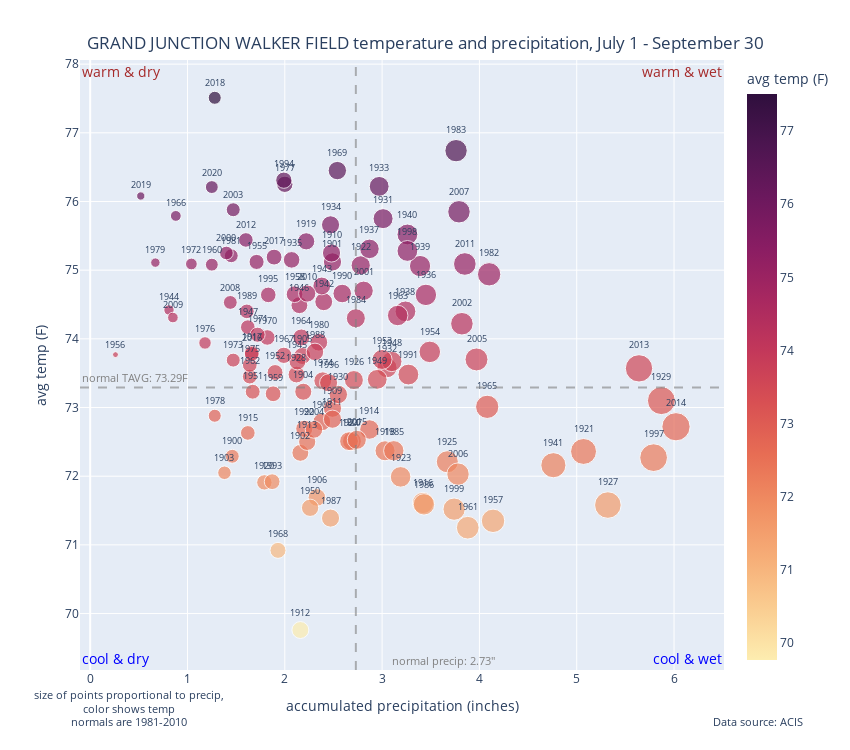

The cell this chart's notebook holds for it:
### Markdown cell above
Now loop over the stations, pull the data, and make the plots! You shouldn't need to change this code at all, unless you want to alter how the plots look, etc.

### Code cell
for stn_id in stn_ids:
    
    ## get data from ACIS
    print("end date: "+end_date.strftime('%Y-%m-%d'))   
    print("working on station "+stn_id)

    ## this will get the mean over a numdays-long period, one value per year ending on the specified month/day
    print("avg temp")

    try:
        payload = {
        "output": "json",
        "params": {"elems":[{"name":"avgt","interval":[1,0,0],"duration":numdays,
                             "reduce":"mean","maxmissing":maxmissing}],
                   "sid":stn_id,"sdate":start_date.strftime('%Y-%m-%d'),"edate":end_date.strftime('%Y-%m-%d')} 
        }


        r = requests.post(url, json=payload)
        data = r.json()

        stn_name = data['meta']['name']
        print("this station is: "+stn_name)

        data_pd = pd.DataFrame(data['data'], columns=['date','tavg'])
        data_pd['tavg'] = pd.to_numeric(data_pd['tavg'], errors='coerce')

        ## repeat for precip
        ## this will get the mean over a numdays-long period, one value per year ending on the specified month/day
        print("precip")
        payload = {
        "output": "json",
        "params": {"elems":[{"name":"pcpn","interval":[1,0,0],"duration":numdays,
                             "reduce":"sum","maxmissing":maxmissing}],
                   "sid":stn_id,"sdate":start_date.strftime('%Y-%m-%d'),"edate":end_date.strftime('%Y-%m-%d')} 
        }


        r = requests.post(url, json=payload)
        data = r.json()

        data_pd2 = pd.DataFrame(data['data'], columns=['date','prcp'])
        data_pd2['prcp'] = pd.to_numeric(data_pd2['prcp'], errors='coerce')

        ### also get the normals for this time period
        print("temp normal")
        payload = {
        "output": "json",
        "params": {"elems":[{"name":"avgt","interval":[1,0,0],"duration":numdays,
                             "reduce":"mean","maxmissing":maxmissing,"normal":"1"}],
                   "sid":stn_id,"date":end_date.strftime('%Y-%m-%d')} 
        }

        r = requests.post(url, json=payload)
        data = r.json()

        data_pd3 = pd.DataFrame(data['data'], columns=['date','tavg_normal'])
        data_pd3['tavg_normal'] = pd.to_numeric(data_pd3['tavg_normal'], errors='coerce')

        print("precip normal")
        payload = {
        "output": "json",
        "params": {"elems":[{"name":"pcpn","interval":[1,0,0],"duration":numdays,
                             "reduce":"sum","maxmissing":maxmissing,"normal":"1"}],
                   "sid":stn_id,"date":end_date.strftime('%Y-%m-%d')} 
        }

        r = requests.post(url, json=payload)
        data = r.json()

        data_pd4 = pd.DataFrame(data['data'], columns=['date','prcp_normal'])
        data_pd4['prcp_normal'] = pd.to_numeric(data_pd4['prcp_normal'], errors='coerce')

        ## and merge the data frames and set the index
        data = data_pd.merge(data_pd2, on='date').set_index(pd.to_datetime(data_pd['date']))

        ## make a year column for plotting
        data['year'] = data.index.year

        ## and make the plot with plotly
        fig = px.scatter(data.dropna(), x="prcp", y="tavg",
                    hover_data=['prcp','tavg','year'],
                    labels = {'tavg':'avg temp (F)','prcp':'accumulated precipitation (inches)'},
                    size='prcp', color='tavg',
                     color_continuous_scale=px.colors.sequential.matter,
                    text='year',
                    width=850,height=750)

        fig.update_traces(textposition='top center',textfont_size=9)

        # add lines for the normals
        fig.add_vline(data_pd4.prcp_normal[0], line_dash='dash',line_color='gray',opacity=0.6)
        fig.add_hline(data_pd3.tavg_normal[0], line_dash='dash',line_color='gray',opacity=0.6)

        fig.update_layout(
            title={
                'text': stn_name+' temperature and precipitation, '+first_day_text+' - '+last_day_text,
                'y':0.95,
                'x':0.5,
                'xanchor': 'center',
                'yanchor': 'top'},
                           showlegend=True,
                              annotations=[
                                  dict(x=1.125,y=-0.1,showarrow=False,
                                       text="Data source: ACIS",
                                       xref="paper",yref="paper",font={'size':10.5}),
                                  dict(x=-0.075,y=-0.1,showarrow=False,
                                       text="size of points proportional to precip,<br>color shows temp<br>normals are 1981-2010",
                                       xref="paper",yref="paper",font={'size':10.5}),
                                  dict(x=0,y=1,showarrow=False,
                                       text="warm & dry",
                                       xref="paper",yref="paper",font={'size':14, 'color':'brown'}),
                                  dict(x=1,y=0,showarrow=False,
                                       text="cool & wet",
                                       xref="paper",yref="paper",font={'size':14, 'color':'blue'}),
                                  dict(x=1,y=1,showarrow=False,
                                       text="warm & wet",
                                       xref="paper",yref="paper",font={'size':14, 'color':'brown'}),
                                  dict(x=0,y=0,showarrow=False,
                                       text="cool & dry",
                                       xref="paper",yref="paper",font={'size':14, 'color':'blue'}),
                                  dict(x=data_pd4.prcp_normal[0]+0.9,y=0,showarrow=False,
                                       text="normal precip: "+str(data_pd4.prcp_normal[0])+"\"",
                                       yref="paper",font={'size':11, 'color':'gray'}), 
                                  dict(x=0,y=data_pd3.tavg_normal[0]+0.15,showarrow=False,
                                       text="normal TAVG: "+str(data_pd3.tavg_normal[0])+"F",
                                       xref="paper",font={'size':11, 'color':'gray'}),   
                                          ])
        
        ## this code controls how the png gets written if you click the 'save' button
        ## in the interactive graph
        config = {
        'toImageButtonOptions': {
        'format': 'png', # one of png, svg, jpeg, webp
        'filename': "tavg_prcp_scatter_"+stn_id+"_"+first_day_abbrev+"_"+last_day_abbrev,
        'width': 850,
        'height': 750,
        'scale': 1 # Multiply title/legend/axis/canvas sizes by this factor
         }
         }

        fig.write_image("tavg_prcp_scatter_"+stn_id+"_"+first_day_abbrev+"_"+last_day_abbrev+".pdf", 
                        width=850, height=750, engine='kaleido')

        ## show interactive graph:
        fig.show(config=config)
        
    except:
        print("something went wrong for this station, going on to the next one")

### Figure 1 — Plotly figure (JSON) as saved in the notebook; plotly's stock layout.template omitted (floating-point values rounded to 4 significant figures; data arrays with more than 128 entries replaced by an {"elided": "..."} marker saying what was removed)
{"data": [{"customdata": {"elided": "121x3 float values"}, "hovertemplate": "accumulated precipitation (inches)=%{customdata[0]}<br>avg temp (F)=%{marker.color}<br>year=%{customdata[2]}<extra></extra>", "legendgroup": "", "marker": {"color": [72.29, 75.12, 72.34, 72.05, 73.23, 73.75, 71.69, 72.51, 72.79, 72.99, 75.25, 72.83, 69.76, 72.5, 72.68, 72.63, 71.61, 73.8, 72.37, 75.42, 71.91, 72.36, 75.07, 71.99, 72.51, 72.21, 73.4, 71.58, 73.48, 73.1, 73.19, 75.75, 73.58, 76.22, 75.66, 75.15, 74.64, 75.31, 74.4, 75.06, 75.52, 72.16, 74.54, 74.77, 74.42, 73.67, 74.49, 74.17, 73.67, 73.41, 71.54, 73.23, 73.51, 73.7, 73.81, 75.12, 73.77, 71.35, 74.65, 73.2, 75.08, 71.25, 73.45, 74.34, 74.02, 73.01, 75.79, 73.76, 70.92, 76.45, 74.02, 74.06, 75.09, 73.69, 73.39, 73.62, 73.94, 76.25, 72.88, 75.11, 73.95, 75.21, 74.94, 76.74, 74.3, 72.37, 71.59, 71.39, 73.81, 74.4, 74.66, 73.48, 72.69, 71.92, 76.31, 74.64, 73.36, 72.27, 75.28, 71.52, 75.25, 74.7, 74.22, 75.88, 72.68, 73.7, 72.03, 75.85, 74.53, 74.31, 74.66, 75.09, 75.44, 73.57, 72.72, 72.53, 73.78, 75.19, 77.51, 76.08, 76.21], "coloraxis": "coloraxis", "size": [1.46, 2.49, 2.16, 1.38, 2.19, 2.18, 2.33, 2.69, 2.38, 2.49, 2.48, 2.49, 2.16, 2.23, 2.87, 1.62, 3.42, 1.66, 3.03, 2.22, 1.79, 5.07, 2.78, 3.19, 2.66, 3.67, 2.71, 5.32, 2.12, 5.87, 2.55, 3.01, 3.05, 2.97, 2.47, 2.07, 3.45, 2.87, 3.24, 3.39, 3.26, 4.76, 2.4, 2.38, 0.81, 2.13, 2.15, 1.62, 3.1, 2.95, 2.26, 1.67, 1.9, 3, 3.49, 1.71, 0.26, 4.14, 2.1, 1.88, 1.25, 3.88, 1.64, 3.16, 2.17, 4.08, 0.88, 1.99, 1.93, 2.54, 1.82, 1.72, 1.04, 1.47, 2.39, 1.64, 1.18, 2, 1.28, 0.67, 2.35, 1.45, 4.1, 3.76, 2.73, 3.12, 3.43, 2.47, 2.31, 1.61, 2.59, 3.27, 2.2, 1.87, 1.99, 1.83, 2.45, 5.79, 3.26, 3.74, 1.4, 2.81, 3.82, 1.47, 2.3, 3.97, 3.78, 3.79, 1.44, 0.85, 2.23, 3.85, 1.6, 5.64, 6.02, 2.74, 1.66, 1.89, 1.28, 0.52, 1.25], "sizemode": "area", "sizeref": 0.01505, "symbol": "circle"}, "mode": "markers+text", "name": "", "orientation": "v", "showlegend": false, "text": [1900, 1901, 1902, 1903, 1904, 1905, 1906, 1907, 1908, 1909, 1910, 1911, 1912, 1913, 1914, 1915, 1916, 1917, 1918, 1919, 1920, 1921, 1922, 1923, 1924, 1925, 1926, 1927, 1928, 1929, 1930, 1931, 1932, 1933, 1934, 1935, 1936, 1937, 1938, 1939, 1940, 1941, 1942, 1943, 1944, 1945, 1946, 1947, 1948, 1949, 1950, 1951, 1952, 1953, 1954, 1955, 1956, 1957, 1958, 1959, 1960, 1961, 1962, 1963, 1964, 1965, 1966, 1967, 1968, 1969, 1970, 1971, 1972, 1973, 1974, 1975, 1976, 1977, 1978, 1979, 1980, 1981, 1982, 1983, 1984, 1985, 1986, 1987, 1988, 1989, 1990, 1991, 1992, 1993, 1994, 1995, 1996, 1997, 1998, 1999, 2000, 2001, 2002, 2003, 2004, 2005, 2006, 2007, 2008, 2009, 2010, 2011, 2012, 2013, 2014, 2015, 2016, 2017, 2018, 2019, 2020], "textfont": {"size": 9}, "textposition": "top center", "type": "scatter", "x": [1.46, 2.49, 2.16, 1.38, 2.19, 2.18, 2.33, 2.69, 2.38, 2.49, 2.48, 2.49, 2.16, 2.23, 2.87, 1.62, 3.42, 1.66, 3.03, 2.22, 1.79, 5.07, 2.78, 3.19, 2.66, 3.67, 2.71, 5.32, 2.12, 5.87, 2.55, 3.01, 3.05, 2.97, 2.47, 2.07, 3.45, 2.87, 3.24, 3.39, 3.26, 4.76, 2.4, 2.38, 0.81, 2.13, 2.15, 1.62, 3.1, 2.95, 2.26, 1.67, 1.9, 3, 3.49, 1.71, 0.26, 4.14, 2.1, 1.88, 1.25, 3.88, 1.64, 3.16, 2.17, 4.08, 0.88, 1.99, 1.93, 2.54, 1.82, 1.72, 1.04, 1.47, 2.39, 1.64, 1.18, 2, 1.28, 0.67, 2.35, 1.45, 4.1, 3.76, 2.73, 3.12, 3.43, 2.47, 2.31, 1.61, 2.59, 3.27, 2.2, 1.87, 1.99, 1.83, 2.45, 5.79, 3.26, 3.74, 1.4, 2.81, 3.82, 1.47, 2.3, 3.97, 3.78, 3.79, 1.44, 0.85, 2.23, 3.85, 1.6, 5.64, 6.02, 2.74, 1.66, 1.89, 1.28, 0.52, 1.25], "xaxis": "x", "y": [72.29, 75.12, 72.34, 72.05, 73.23, 73.75, 71.69, 72.51, 72.79, 72.99, 75.25, 72.83, 69.76, 72.5, 72.68, 72.63, 71.61, 73.8, 72.37, 75.42, 71.91, 72.36, 75.07, 71.99, 72.51, 72.21, 73.4, 71.58, 73.48, 73.1, 73.19, 75.75, 73.58, 76.22, 75.66, 75.15, 74.64, 75.31, 74.4, 75.06, 75.52, 72.16, 74.54, 74.77, 74.42, 73.67, 74.49, 74.17, 73.67, 73.41, 71.54, 73.23, 73.51, 73.7, 73.81, 75.12, 73.77, 71.35, 74.65, 73.2, 75.08, 71.25, 73.45, 74.34, 74.02, 73.01, 75.79, 73.76, 70.92, 76.45, 74.02, 74.06, 75.09, 73.69, 73.39, 73.62, 73.94, 76.25, 72.88, 75.11, 73.95, 75.21, 74.94, 76.74, 74.3, 72.37, 71.59, 71.39, 73.81, 74.4, 74.66, 73.48, 72.69, 71.92, 76.31, 74.64, 73.36, 72.27, 75.28, 71.52, 75.25, 74.7, 74.22, 75.88, 72.68, 73.7, 72.03, 75.85, 74.53, 74.31, 74.66, 75.09, 75.44, 73.57, 72.72, 72.53, 73.78, 75.19, 77.51, 76.08, 76.21], "yaxis": "y"}], "layout": {"annotations": [{"font": {"size": 10.5}, "showarrow": false, "text": "Data source: ACIS", "x": 1.125, "xref": "paper", "y": -0.1, "yref": "paper"}, {"font": {"size": 10.5}, "showarrow": false, "text": "size of points proportional to precip,<br>color shows temp<br>normals are 1981-2010", "x": -0.075, "xref": "paper", "y": -0.1, "yref": "paper"}, {"font": {"color": "brown", "size": 14}, "showarrow": false, "text": "warm & dry", "x": 0, "xref": "paper", "y": 1, "yref": "paper"}, {"font": {"color": "blue", "size": 14}, "showarrow": false, "text": "cool & wet", "x": 1, "xref": "paper", "y": 0, "yref": "paper"}, {"font": {"color": "brown", "size": 14}, "showarrow": false, "text": "warm & wet", "x": 1, "xref": "paper", "y": 1, "yref": "paper"}, {"font": {"color": "blue", "size": 14}, "showarrow": false, "text": "cool & dry", "x": 0, "xref": "paper", "y": 0, "yref": "paper"}, {"font": {"color": "gray", "size": 11}, "showarrow": false, "text": "normal precip: 2.73\"", "x": 3.63, "y": 0, "yref": "paper"}, {"font": {"color": "gray", "size": 11}, "showarrow": false, "text": "normal TAVG: 73.29F", "x": 0, "xref": "paper", "y": 73.44}], "coloraxis": {"colorbar": {"title": {"text": "avg temp (F)"}}, "colorscale": [[0, "rgb(253, 237, 176)"], [0.09091, "rgb(250, 205, 145)"], [0.1818, "rgb(246, 173, 119)"], [0.2727, "rgb(240, 142, 98)"], [0.3636, "rgb(231, 109, 84)"], [0.4545, "rgb(216, 80, 83)"], [0.5455, "rgb(195, 56, 90)"], [0.6364, "rgb(168, 40, 96)"], [0.7273, "rgb(138, 29, 99)"], [0.8182, "rgb(107, 24, 93)"], [0.9091, "rgb(76, 21, 80)"], [1, "rgb(47, 15, 61)"]]}, "height": 750, "legend": {"itemsizing": "constant", "tracegroupgap": 0}, "margin": {"t": 60}, "shapes": [{"line": {"color": "gray", "dash": "dash"}, "opacity": 0.6, "type": "line", "x0": 2.73, "x1": 2.73, "xref": "x", "y0": 0, "y1": 1, "yref": "y domain"}, {"line": {"color": "gray", "dash": "dash"}, "opacity": 0.6, "type": "line", "x0": 0, "x1": 1, "xref": "x domain", "y0": 73.29, "y1": 73.29, "yref": "y"}], "showlegend": true, "title": {"text": "GRAND JUNCTION WALKER FIELD temperature and precipitation, July 1 - September 30", "x": 0.5, "xanchor": "center", "y": 0.95, "yanchor": "top"}, "width": 850, "xaxis": {"anchor": "y", "domain": [0, 1], "title": {"text": "accumulated precipitation (inches)"}}, "yaxis": {"anchor": "x", "domain": [0, 1], "title": {"text": "avg temp (F)"}}}}
